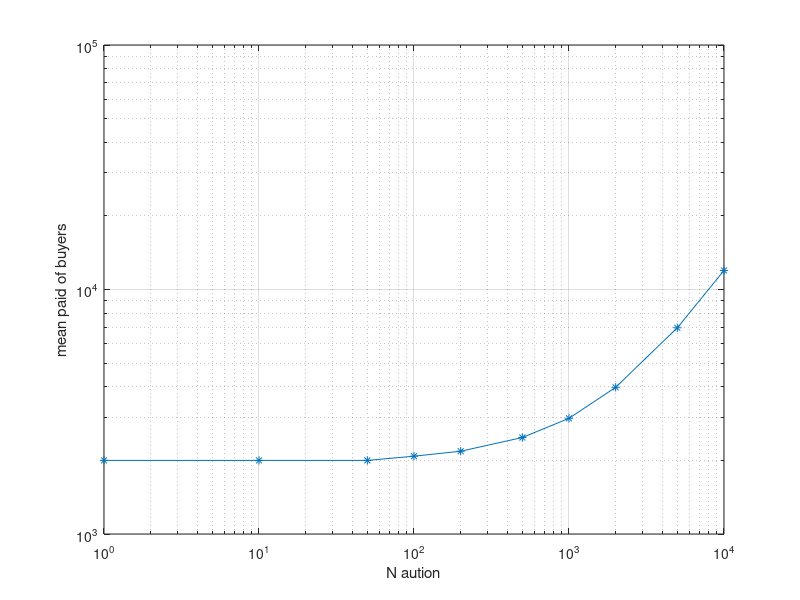

The MATLAB script that drew this image:
%everyone need 100 energy
clear all
close all
 x = [1, 10, 50, 100, 200, 500, 1000, 2000, 5000, 10000];
 y = [2000, 2000, 2000, 2080.85, 2180.62, 2481.04, 2972.28, 3980.52, 6973.56, 11965.7];
 %y = y-x*5;
loglog(x,y,'*-')
grid on
xlabel('N aution')
ylabel('mean paid of buyers')
